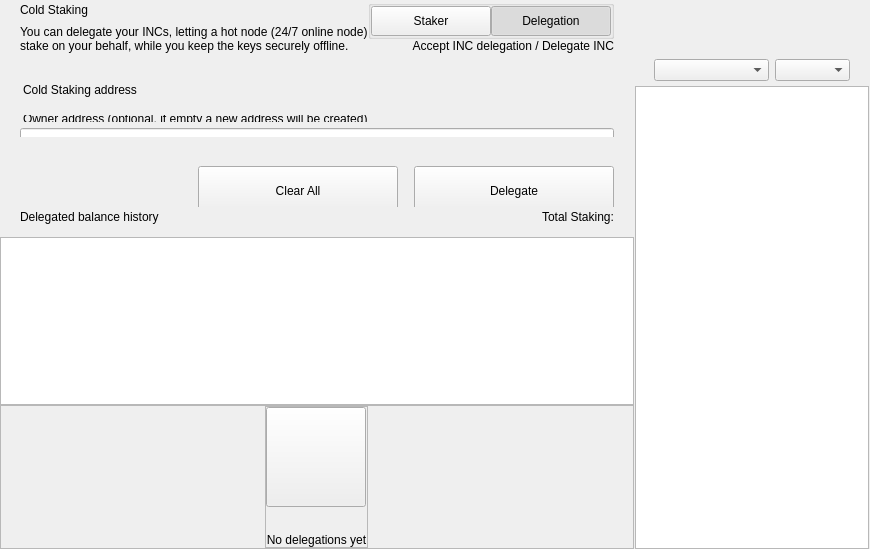
<?xml version="1.0" encoding="UTF-8"?>
<ui version="4.0">
 <class>ColdStakingWidget</class>
 <widget class="QWidget" name="ColdStakingWidget">
  <property name="geometry">
   <rect>
    <x>0</x>
    <y>0</y>
    <width>629</width>
    <height>549</height>
   </rect>
  </property>
  <property name="windowTitle">
   <string>Form</string>
  </property>
  <layout class="QHBoxLayout" name="horizontalLayout_1" stretch="2,1">
   <property name="spacing">
    <number>0</number>
   </property>
   <property name="leftMargin">
    <number>0</number>
   </property>
   <property name="topMargin">
    <number>0</number>
   </property>
   <property name="rightMargin">
    <number>0</number>
   </property>
   <property name="bottomMargin">
    <number>0</number>
   </property>
   <item>
    <widget class="QWidget" name="left" native="true">
     <layout class="QVBoxLayout" name="verticalLayout_3">
      <property name="leftMargin">
       <number>0</number>
      </property>
      <property name="topMargin">
       <number>0</number>
      </property>
      <property name="rightMargin">
       <number>0</number>
      </property>
      <property name="bottomMargin">
       <number>0</number>
      </property>
      <item>
       <layout class="QVBoxLayout" name="verticalLayout_2">
        <property name="spacing">
         <number>0</number>
        </property>
        <item>
         <layout class="QVBoxLayout" name="verticalLayoutTop">
          <property name="spacing">
           <number>0</number>
          </property>
          <property name="leftMargin">
           <number>0</number>
          </property>
          <property name="rightMargin">
           <number>0</number>
          </property>
          <item>
           <widget class="QWidget" name="containerTitle" native="true">
            <property name="sizePolicy">
             <sizepolicy hsizetype="Preferred" vsizetype="Minimum">
              <horstretch>0</horstretch>
              <verstretch>0</verstretch>
             </sizepolicy>
            </property>
            <property name="maximumSize">
             <size>
              <width>16777215</width>
              <height>100</height>
             </size>
            </property>
            <layout class="QHBoxLayout" name="containerTitleLayout">
             <property name="spacing">
              <number>0</number>
             </property>
             <property name="leftMargin">
              <number>20</number>
             </property>
             <property name="topMargin">
              <number>0</number>
             </property>
             <property name="rightMargin">
              <number>20</number>
             </property>
             <property name="bottomMargin">
              <number>0</number>
             </property>
             <item>
              <layout class="QVBoxLayout" name="verticalLayout11">
               <property name="spacing">
                <number>5</number>
               </property>
               <item>
                <widget class="QLabel" name="labelTitle">
                 <property name="text">
                  <string>Cold Staking</string>
                 </property>
                </widget>
               </item>
               <item>
                <widget class="QLabel" name="labelSubtitle1">
                 <property name="maximumSize">
                  <size>
                   <width>16777215</width>
                   <height>16777215</height>
                  </size>
                 </property>
                 <property name="text">
                  <string>You can delegate your INCs, letting a hot node (24/7 online node)
stake on your behalf, while you keep the keys securely offline.</string>
                 </property>
                </widget>
               </item>
              </layout>
             </item>
             <item>
              <spacer name="horizontalSpacer">
               <property name="orientation">
                <enum>Qt::Horizontal</enum>
               </property>
               <property name="sizeHint" stdset="0">
                <size>
                 <width>40</width>
                 <height>20</height>
                </size>
               </property>
              </spacer>
             </item>
             <item>
              <widget class="QWidget" name="containerViewPrivacyChecks" native="true">
               <layout class="QVBoxLayout" name="containerPrivacyChecks">
                <property name="spacing">
                 <number>0</number>
                </property>
                <property name="leftMargin">
                 <number>0</number>
                </property>
                <property name="topMargin">
                 <number>0</number>
                </property>
                <property name="rightMargin">
                 <number>0</number>
                </property>
                <property name="bottomMargin">
                 <number>0</number>
                </property>
                <item alignment="Qt::AlignHCenter|Qt::AlignVCenter">
                 <widget class="QGroupBox" name="groupBox">
                  <property name="title">
                   <string/>
                  </property>
                  <layout class="QHBoxLayout" name="horizontalLayout_2_1">
                   <property name="spacing">
                    <number>0</number>
                   </property>
                   <property name="leftMargin">
                    <number>0</number>
                   </property>
                   <property name="topMargin">
                    <number>0</number>
                   </property>
                   <property name="rightMargin">
                    <number>0</number>
                   </property>
                   <property name="bottomMargin">
                    <number>0</number>
                   </property>
                   <item>
                    <widget class="QPushButton" name="pushLeft">
                     <property name="minimumSize">
                      <size>
                       <width>120</width>
                       <height>30</height>
                      </size>
                     </property>
                     <property name="maximumSize">
                      <size>
                       <width>120</width>
                       <height>30</height>
                      </size>
                     </property>
                     <property name="focusPolicy">
                      <enum>Qt::NoFocus</enum>
                     </property>
                     <property name="text">
                      <string>Staker</string>
                     </property>
                     <property name="checkable">
                      <bool>true</bool>
                     </property>
                     <property name="autoExclusive">
                      <bool>true</bool>
                     </property>
                    </widget>
                   </item>
                   <item>
                    <widget class="QPushButton" name="pushRight">
                     <property name="minimumSize">
                      <size>
                       <width>120</width>
                       <height>30</height>
                      </size>
                     </property>
                     <property name="maximumSize">
                      <size>
                       <width>120</width>
                       <height>30</height>
                      </size>
                     </property>
                     <property name="focusPolicy">
                      <enum>Qt::NoFocus</enum>
                     </property>
                     <property name="text">
                      <string>Delegation</string>
                     </property>
                     <property name="checkable">
                      <bool>true</bool>
                     </property>
                     <property name="checked">
                      <bool>true</bool>
                     </property>
                     <property name="autoExclusive">
                      <bool>true</bool>
                     </property>
                    </widget>
                   </item>
                  </layout>
                 </widget>
                </item>
                <item alignment="Qt::AlignTop">
                 <widget class="QLabel" name="labelSubtitle2">
                  <property name="text">
                   <string>Accept INC delegation / Delegate INC</string>
                  </property>
                  <property name="alignment">
                   <set>Qt::AlignRight|Qt::AlignTrailing|Qt::AlignVCenter</set>
                  </property>
                 </widget>
                </item>
               </layout>
              </widget>
             </item>
            </layout>
           </widget>
          </item>
          <item>
           <spacer name="verticalSpacer_2">
            <property name="orientation">
             <enum>Qt::Vertical</enum>
            </property>
            <property name="sizeType">
             <enum>QSizePolicy::Fixed</enum>
            </property>
            <property name="sizeHint" stdset="0">
             <size>
              <width>20</width>
              <height>30</height>
             </size>
            </property>
           </spacer>
          </item>
          <item>
           <widget class="QWidget" name="containerSend" native="true">
            <property name="minimumSize">
             <size>
              <width>0</width>
              <height>50</height>
             </size>
            </property>
            <layout class="QVBoxLayout" name="containerSendRow">
             <property name="spacing">
              <number>6</number>
             </property>
             <property name="leftMargin">
              <number>0</number>
             </property>
             <property name="topMargin">
              <number>0</number>
             </property>
             <property name="rightMargin">
              <number>0</number>
             </property>
             <property name="bottomMargin">
              <number>0</number>
             </property>
             <item>
              <widget class="QLabel" name="labelEditTitle">
               <property name="maximumSize">
                <size>
                 <width>16777215</width>
                 <height>30</height>
                </size>
               </property>
               <property name="styleSheet">
                <string notr="true">padding-left:20px; padding-bottom:3px;</string>
               </property>
               <property name="text">
                <string>Cold Staking address</string>
               </property>
              </widget>
             </item>
             <item>
              <spacer name="verticalSpacer_6">
               <property name="orientation">
                <enum>Qt::Vertical</enum>
               </property>
               <property name="sizeType">
                <enum>QSizePolicy::Fixed</enum>
               </property>
               <property name="sizeHint" stdset="0">
                <size>
                 <width>20</width>
                 <height>9</height>
                </size>
               </property>
              </spacer>
             </item>
             <item>
              <widget class="QWidget" name="containerOwner" native="true">
               <layout class="QVBoxLayout" name="vContainerOwner">
                <property name="spacing">
                 <number>4</number>
                </property>
                <property name="leftMargin">
                 <number>20</number>
                </property>
                <property name="topMargin">
                 <number>0</number>
                </property>
                <property name="rightMargin">
                 <number>20</number>
                </property>
                <property name="bottomMargin">
                 <number>0</number>
                </property>
                <item>
                 <widget class="QLabel" name="labelSubtitleDescription">
                  <property name="maximumSize">
                   <size>
                    <width>16777215</width>
                    <height>20</height>
                   </size>
                  </property>
                  <property name="styleSheet">
                   <string notr="true">margin-bottom:2px;
                   margin-left:0.05px;
                   padding:0px;</string>
                  </property>
                  <property name="text">
                   <string>Owner address (optional, if empty a new address will be created)</string>
                  </property>
                 </widget>
                </item>
                <item>
                 <widget class="QLineEdit" name="lineEditOwnerAddress">
                  <property name="minimumSize">
                   <size>
                    <width>0</width>
                    <height>50</height>
                   </size>
                  </property>
                  <property name="maximumSize">
                   <size>
                    <width>16777215</width>
                    <height>50</height>
                   </size>
                  </property>
                  <property name="styleSheet">
                   <string notr="true"/>
                  </property>
                  <property name="placeholderText">
                   <string>Enter owner address</string>
                  </property>
                 </widget>
                </item>
               </layout>
              </widget>
             </item>
            </layout>
           </widget>
          </item>
         </layout>
        </item>
        <item>
         <spacer name="verticalSpacer_3">
          <property name="orientation">
           <enum>Qt::Vertical</enum>
          </property>
          <property name="sizeType">
           <enum>QSizePolicy::Minimum</enum>
          </property>
          <property name="sizeHint" stdset="0">
           <size>
            <width>20</width>
            <height>20</height>
           </size>
          </property>
         </spacer>
        </item>
        <item>
         <widget class="QWidget" name="containerBtn" native="true">
          <property name="minimumSize">
           <size>
            <width>0</width>
            <height>50</height>
           </size>
          </property>
          <layout class="QHBoxLayout" name="horizontalLayout">
           <property name="rightMargin">
            <number>20</number>
           </property>
           <item>
            <spacer name="horizontalSpacer_2">
             <property name="orientation">
              <enum>Qt::Horizontal</enum>
             </property>
             <property name="sizeHint" stdset="0">
              <size>
               <width>200</width>
               <height>20</height>
              </size>
             </property>
            </spacer>
           </item>
           <item>
            <layout class="QHBoxLayout" name="horizontalLayout_7">
             <item>
              <spacer name="horizontalSpacer_3">
               <property name="orientation">
                <enum>Qt::Horizontal</enum>
               </property>
               <property name="sizeType">
                <enum>QSizePolicy::Expanding</enum>
               </property>
               <property name="sizeHint" stdset="0">
                <size>
                 <width>40</width>
                 <height>20</height>
                </size>
               </property>
              </spacer>
             </item>
             <item>
              <widget class="QPushButton" name="pushButtonClear">
               <property name="minimumSize">
                <size>
                 <width>200</width>
                 <height>50</height>
                </size>
               </property>
               <property name="focusPolicy">
                <enum>Qt::NoFocus</enum>
               </property>
               <property name="text">
                <string>Clear All</string>
               </property>
              </widget>
             </item>
             <item>
              <spacer name="horizontalSpacer_4">
               <property name="orientation">
                <enum>Qt::Horizontal</enum>
               </property>
               <property name="sizeType">
                <enum>QSizePolicy::Fixed</enum>
               </property>
               <property name="sizeHint" stdset="0">
                <size>
                 <width>10</width>
                 <height>20</height>
                </size>
               </property>
              </spacer>
             </item>
             <item>
              <widget class="QPushButton" name="pushButtonSend">
               <property name="minimumSize">
                <size>
                 <width>200</width>
                 <height>50</height>
                </size>
               </property>
               <property name="maximumSize">
                <size>
                 <width>200</width>
                 <height>50</height>
                </size>
               </property>
               <property name="focusPolicy">
                <enum>Qt::NoFocus</enum>
               </property>
               <property name="text">
                <string>Delegate</string>
               </property>
              </widget>
             </item>
            </layout>
           </item>
          </layout>
         </widget>
        </item>
        <item>
         <widget class="QWidget" name="containerHistoryLabel" native="true">
          <layout class="QHBoxLayout" name="horizontalLayout_4">
           <property name="spacing">
            <number>0</number>
           </property>
           <property name="leftMargin">
            <number>20</number>
           </property>
           <property name="topMargin">
            <number>0</number>
           </property>
           <property name="rightMargin">
            <number>20</number>
           </property>
           <property name="bottomMargin">
            <number>0</number>
           </property>
           <item>
            <widget class="QWidget" name="verticalWidget" native="true">
             <property name="minimumSize">
              <size>
               <width>100</width>
               <height>0</height>
              </size>
             </property>
             <layout class="QVBoxLayout" name="verticalLayout_58">
              <property name="leftMargin">
               <number>0</number>
              </property>
              <property name="topMargin">
               <number>0</number>
              </property>
              <property name="rightMargin">
               <number>0</number>
              </property>
              <property name="bottomMargin">
               <number>0</number>
              </property>
              <item>
               <widget class="QLabel" name="labelListHistory">
                <property name="text">
                 <string>Delegated balance history</string>
                </property>
               </widget>
              </item>
             </layout>
            </widget>
           </item>
           <item>
            <spacer name="horizontalSpacer_5">
             <property name="orientation">
              <enum>Qt::Horizontal</enum>
             </property>
             <property name="sizeHint" stdset="0">
              <size>
               <width>40</width>
               <height>20</height>
              </size>
             </property>
            </spacer>
           </item>
           <item>
            <widget class="QLabel" name="labelStakingTotal">
             <property name="text">
              <string>Total Staking:</string>
             </property>
            </widget>
           </item>
          </layout>
         </widget>
        </item>
        <item>
         <layout class="QVBoxLayout" name="verticalLayout_64">
          <property name="spacing">
           <number>0</number>
          </property>
          <item>
           <spacer name="verticalSpacer_44">
            <property name="orientation">
             <enum>Qt::Vertical</enum>
            </property>
            <property name="sizeType">
             <enum>QSizePolicy::Fixed</enum>
            </property>
            <property name="sizeHint" stdset="0">
             <size>
              <width>20</width>
              <height>10</height>
             </size>
            </property>
           </spacer>
          </item>
          <item>
           <widget class="QListView" name="listView">
            <property name="enabled">
             <bool>true</bool>
            </property>
            <property name="mouseTracking">
             <bool>true</bool>
            </property>
           </widget>
          </item>
          <item>
           <widget class="QFrame" name="emptyContainer">
            <property name="minimumSize">
             <size>
              <width>0</width>
              <height>100</height>
             </size>
            </property>
            <property name="frameShape">
             <enum>QFrame::StyledPanel</enum>
            </property>
            <property name="frameShadow">
             <enum>QFrame::Raised</enum>
            </property>
            <layout class="QVBoxLayout" name="verticalLayout_71" stretch="1,8">
             <property name="spacing">
              <number>0</number>
             </property>
             <property name="leftMargin">
              <number>0</number>
             </property>
             <property name="topMargin">
              <number>0</number>
             </property>
             <property name="rightMargin">
              <number>0</number>
             </property>
             <property name="bottomMargin">
              <number>0</number>
             </property>
             <item>
              <spacer name="verticalSpacer">
               <property name="orientation">
                <enum>Qt::Vertical</enum>
               </property>
               <property name="sizeHint" stdset="0">
                <size>
                 <width>20</width>
                 <height>20</height>
                </size>
               </property>
              </spacer>
             </item>
             <item alignment="Qt::AlignHCenter|Qt::AlignVCenter">
              <widget class="QFrame" name="emptyScreen">
               <property name="sizePolicy">
                <sizepolicy hsizetype="Expanding" vsizetype="Expanding">
                 <horstretch>0</horstretch>
                 <verstretch>0</verstretch>
                </sizepolicy>
               </property>
               <property name="frameShape">
                <enum>QFrame::StyledPanel</enum>
               </property>
               <property name="frameShadow">
                <enum>QFrame::Raised</enum>
               </property>
               <layout class="QVBoxLayout" name="verticalLayout">
                <property name="spacing">
                 <number>30</number>
                </property>
                <property name="leftMargin">
                 <number>0</number>
                </property>
                <property name="topMargin">
                 <number>0</number>
                </property>
                <property name="rightMargin">
                 <number>0</number>
                </property>
                <property name="bottomMargin">
                 <number>0</number>
                </property>
                <item alignment="Qt::AlignHCenter|Qt::AlignVCenter">
                 <widget class="QPushButton" name="pushImgEmpty">
                  <property name="minimumSize">
                   <size>
                    <width>100</width>
                    <height>100</height>
                   </size>
                  </property>
                  <property name="maximumSize">
                   <size>
                    <width>100</width>
                    <height>100</height>
                   </size>
                  </property>
                  <property name="focusPolicy">
                   <enum>Qt::NoFocus</enum>
                  </property>
                  <property name="text">
                   <string/>
                  </property>
                  <property name="iconSize">
                   <size>
                    <width>100</width>
                    <height>100</height>
                   </size>
                  </property>
                 </widget>
                </item>
                <item alignment="Qt::AlignHCenter|Qt::AlignVCenter">
                 <widget class="QLabel" name="labelEmpty">
                  <property name="styleSheet">
                   <string notr="true"/>
                  </property>
                  <property name="text">
                   <string>No delegations yet</string>
                  </property>
                  <property name="alignment">
                   <set>Qt::AlignCenter</set>
                  </property>
                 </widget>
                </item>
               </layout>
              </widget>
             </item>
            </layout>
           </widget>
          </item>
         </layout>
        </item>
       </layout>
      </item>
     </layout>
    </widget>
   </item>
   <item>
    <widget class="QWidget" name="right" native="true">
     <layout class="QVBoxLayout" name="rightContainer">
      <property name="spacing">
       <number>0</number>
      </property>
      <property name="leftMargin">
       <number>1</number>
      </property>
      <property name="topMargin">
       <number>0</number>
      </property>
      <property name="rightMargin">
       <number>1</number>
      </property>
      <property name="bottomMargin">
       <number>0</number>
      </property>
      <item>
       <widget class="QWidget" name="containerRightButtons" native="true">
        <property name="minimumSize">
         <size>
          <width>0</width>
          <height>50</height>
         </size>
        </property>
        <layout class="QVBoxLayout" name="verticalLayout_4">
         <property name="leftMargin">
          <number>19</number>
         </property>
         <property name="topMargin">
          <number>0</number>
         </property>
         <property name="rightMargin">
          <number>19</number>
         </property>
         <property name="bottomMargin">
          <number>0</number>
         </property>
         <item>
          <widget class="OptionButton" name="btnCoinControl" native="true">
           <property name="minimumSize">
            <size>
             <width>0</width>
             <height>0</height>
            </size>
           </property>
          </widget>
         </item>
         <item>
          <widget class="OptionButton" name="btnColdStaking" native="true"/>
         </item>
         <item>
          <widget class="OptionButton" name="btnMyStakingAddresses" native="true">
           <property name="sizePolicy">
            <sizepolicy hsizetype="Preferred" vsizetype="Minimum">
             <horstretch>0</horstretch>
             <verstretch>0</verstretch>
            </sizepolicy>
           </property>
          </widget>
         </item>
        </layout>
       </widget>
      </item>
      <item>
       <widget class="QWidget" name="sortWidget" native="true">
        <layout class="QHBoxLayout" name="horizontalLayout_6">
         <property name="leftMargin">
          <number>19</number>
         </property>
         <property name="rightMargin">
          <number>19</number>
         </property>
         <property name="bottomMargin">
          <number>5</number>
         </property>
         <item>
          <spacer name="horizontalSpacer_6">
           <property name="orientation">
            <enum>Qt::Horizontal</enum>
           </property>
           <property name="sizeHint" stdset="0">
            <size>
             <width>40</width>
             <height>20</height>
            </size>
           </property>
          </spacer>
         </item>
         <item>
          <widget class="QComboBox" name="comboBoxSort">
           <property name="sizePolicy">
            <sizepolicy hsizetype="Preferred" vsizetype="Fixed">
             <horstretch>0</horstretch>
             <verstretch>0</verstretch>
            </sizepolicy>
           </property>
           <property name="minimumSize">
            <size>
             <width>115</width>
             <height>0</height>
            </size>
           </property>
          </widget>
         </item>
         <item>
          <widget class="QComboBox" name="comboBoxSortOrder">
           <property name="sizePolicy">
            <sizepolicy hsizetype="Preferred" vsizetype="Fixed">
             <horstretch>0</horstretch>
             <verstretch>0</verstretch>
            </sizepolicy>
           </property>
           <property name="minimumSize">
            <size>
             <width>75</width>
             <height>0</height>
            </size>
           </property>
          </widget>
         </item>
        </layout>
       </widget>
      </item>
      <item>
       <widget class="QListView" name="listViewStakingAddress">
        <property name="enabled">
         <bool>true</bool>
        </property>
        <property name="mouseTracking">
         <bool>true</bool>
        </property>
       </widget>
      </item>
     </layout>
    </widget>
   </item>
  </layout>
 </widget>
 <customwidgets>
  <customwidget>
   <class>OptionButton</class>
   <extends>QWidget</extends>
   <header>qt/infincoin/optionbutton.h</header>
   <container>1</container>
  </customwidget>
 </customwidgets>
 <resources/>
 <connections/>
</ui>
